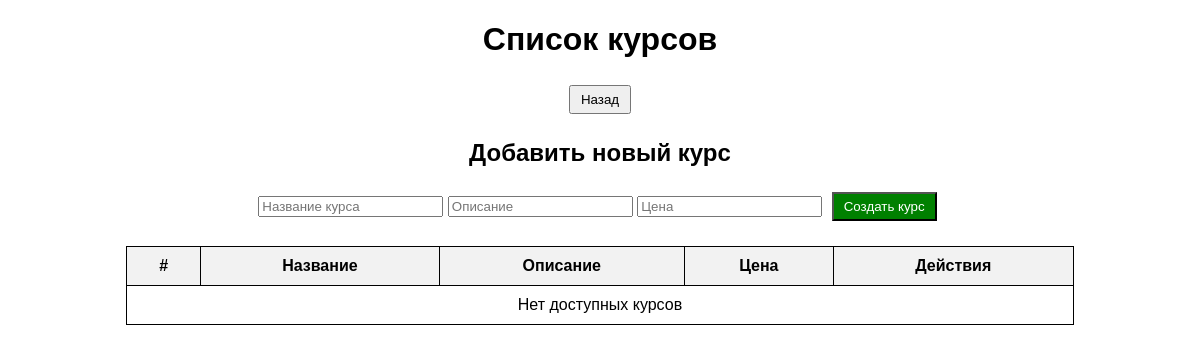
Before: /courses/ with the older database file.
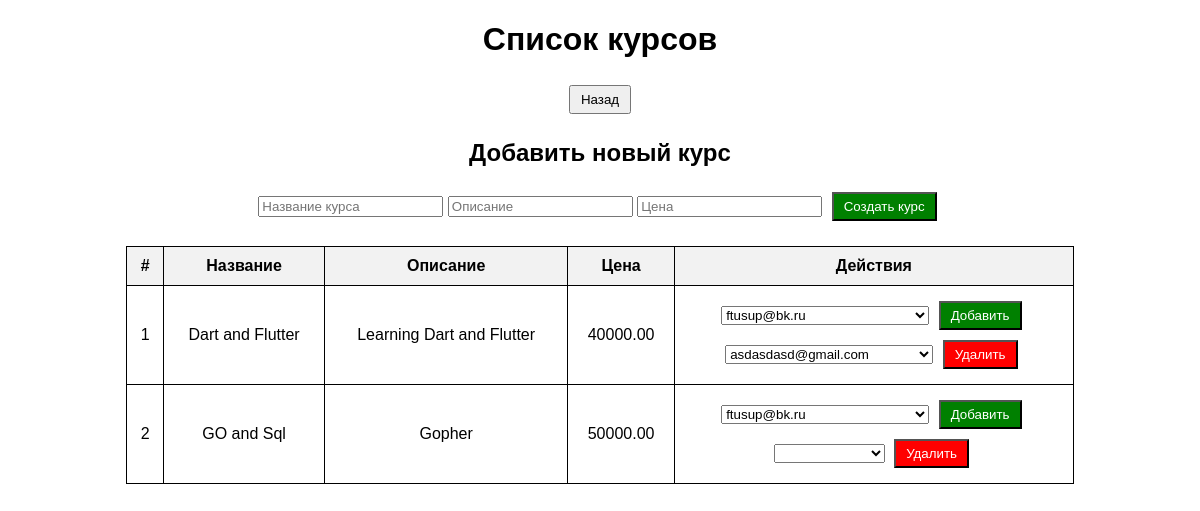
After: the same page with the newer database file.
### courses/models.py (models this page shows, shortened)
class Course(models.Model):
    title = models.CharField(max_length=200)
    description = models.TextField()
    price = models.DecimalField(max_digits=10, decimal_places=2)
    students = models.ManyToManyField(
        settings.AUTH_USER_MODEL,
        related_name='enrolled_courses',
        blank=True
    )

### courses/views.py (the view)
# urls.py: path('', courses_list, name='courses_list'),
def courses_list(request):
    courses = Course.objects.all()
    users = User.objects.all()
    return render(request, 'courses/courses_list.html', {'courses': courses, 'users': users})

### courses/templates/courses/courses_list.html (shortened to what this page needs)
<!DOCTYPE html>
<html lang="ru">
<head>
</head>
<body>
    <h1>Список курсов</h1>
    <button onclick="window.history.back()">Назад</button>
    <h2>Добавить новый курс</h2>
    <form action="{% url 'create_course' %}" method="post">
        <input type="text" name="title" placeholder="Название курса" required>
        <input type="text" name="description" placeholder="Описание" required>
        <input type="number" name="price" placeholder="Цена" required>
        <button type="submit" class="add">Создать курс</button>
    </form>
    <table>
        <thead>
            <tr>
                <th>#</th>
                <th>Название</th>
                <th>Описание</th>
                <th>Цена</th>
                <th>Действия</th>
            </tr>
        </thead>
        <tbody>
            {% for course in courses %}
                <tr>
                    <td>{{ forloop.counter }}</td>
                    <td>{{ course.title }}</td>
                    <td>{{ course.description }}</td>
                    <td>{{ course.price }}</td>
                    <td>
                        <form action="{% url 'add_student' course.id %}" method="post">
                            <select name="student_id">
                                {% for user in users %}
                                    <option value="{{ user.id }}">{{ user.email }}</option>
                                {% endfor %}
                            </select>
                            <button type="submit" class="add">Добавить</button>
                        </form>
                        <form action="{% url 'remove_student' course.id %}" method="post">
                            <select name="student_id">
                                {% for student in course.students.all %}
                                    <option value="{{ student.id }}">{{ student.email }}</option>
                                {% empty %}
                                    <option disabled>Нет студентов</option>
                                {% endfor %}
                            </select>
                            <button type="submit" class="remove">Удалить</button>
                        </form>
                    </td>
                </tr>
            {% empty %}
                <tr>
                    <td colspan="5">Нет доступных курсов</td>
                </tr>
            {% endfor %}
        </tbody>
    </table>
</body>
</html>

Changed rows visible on the page:
added Course: title "Dart and Flutter", description "Learning Dart and Flutter", price "40000.00"
added Course: title "GO and Sql", description "Gopher", price "50000.00"
Other visible differences:
text no longer shown: "Нет доступных курсов"
